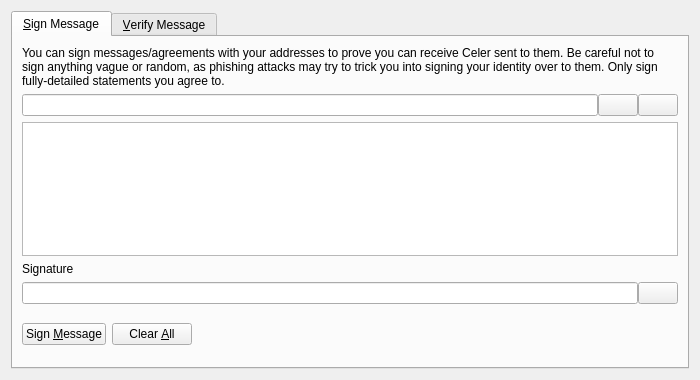
<?xml version="1.0" encoding="UTF-8"?>
<ui version="4.0">
 <class>SignVerifyMessageDialog</class>
 <widget class="QDialog" name="SignVerifyMessageDialog">
  <property name="geometry">
   <rect>
    <x>0</x>
    <y>0</y>
    <width>700</width>
    <height>380</height>
   </rect>
  </property>
  <property name="windowTitle">
   <string>Signatures - Sign / Verify a Message</string>
  </property>
  <property name="modal">
   <bool>true</bool>
  </property>
  <layout class="QVBoxLayout" name="verticalLayout">
   <item>
    <widget class="QTabWidget" name="tabWidget">
     <property name="currentIndex">
      <number>0</number>
     </property>
     <widget class="QWidget" name="tabSignMessage">
      <attribute name="title">
       <string>&amp;Sign Message</string>
      </attribute>
      <layout class="QVBoxLayout" name="verticalLayout_SM">
       <item>
        <widget class="QLabel" name="infoLabel_SM">
         <property name="text">
          <string>You can sign messages/agreements with your addresses to prove you can receive Celer sent to them. Be careful not to sign anything vague or random, as phishing attacks may try to trick you into signing your identity over to them. Only sign fully-detailed statements you agree to.</string>
         </property>
         <property name="textFormat">
          <enum>Qt::PlainText</enum>
         </property>
         <property name="wordWrap">
          <bool>true</bool>
         </property>
        </widget>
       </item>
       <item>
        <layout class="QHBoxLayout" name="horizontalLayout_1_SM">
         <property name="spacing">
          <number>0</number>
         </property>
         <item>
          <widget class="QValidatedLineEdit" name="addressIn_SM">
           <property name="toolTip">
            <string>The Celer address to sign the message with</string>
           </property>
          </widget>
         </item>
         <item>
          <widget class="QPushButton" name="addressBookButton_SM">
           <property name="toolTip">
            <string>Choose previously used address</string>
           </property>
           <property name="text">
            <string/>
           </property>
           <property name="shortcut">
            <string>Alt+A</string>
           </property>
           <property name="autoDefault">
            <bool>false</bool>
           </property>
          </widget>
         </item>
         <item>
          <widget class="QPushButton" name="pasteButton_SM">
           <property name="toolTip">
            <string>Paste address from clipboard</string>
           </property>
           <property name="text">
            <string/>
           </property>
           <property name="shortcut">
            <string>Alt+P</string>
           </property>
           <property name="autoDefault">
            <bool>false</bool>
           </property>
          </widget>
         </item>
        </layout>
       </item>
       <item>
        <widget class="QPlainTextEdit" name="messageIn_SM">
         <property name="toolTip">
          <string>Enter the message you want to sign here</string>
         </property>
        </widget>
       </item>
       <item>
        <widget class="QLabel" name="signatureLabel_SM">
         <property name="text">
          <string>Signature</string>
         </property>
         <property name="textFormat">
          <enum>Qt::PlainText</enum>
         </property>
        </widget>
       </item>
       <item>
        <layout class="QHBoxLayout" name="horizontalLayout_2_SM">
         <property name="spacing">
          <number>0</number>
         </property>
         <item>
          <widget class="QLineEdit" name="signatureOut_SM">
           <property name="font">
            <font>
             <italic>true</italic>
            </font>
           </property>
           <property name="readOnly">
            <bool>true</bool>
           </property>
          </widget>
         </item>
         <item>
          <widget class="QPushButton" name="copySignatureButton_SM">
           <property name="toolTip">
            <string>Copy the current signature to the system clipboard</string>
           </property>
           <property name="text">
            <string/>
           </property>
           <property name="autoDefault">
            <bool>false</bool>
           </property>
          </widget>
         </item>
        </layout>
       </item>
       <item>
        <layout class="QHBoxLayout" name="horizontalLayout_3_SM">
         <item>
          <widget class="QPushButton" name="signMessageButton_SM">
           <property name="toolTip">
            <string>Sign the message to prove you own this Celer address</string>
           </property>
           <property name="text">
            <string>Sign &amp;Message</string>
           </property>
           <property name="autoDefault">
            <bool>false</bool>
           </property>
          </widget>
         </item>
         <item>
          <widget class="QPushButton" name="clearButton_SM">
           <property name="toolTip">
            <string>Reset all sign message fields</string>
           </property>
           <property name="text">
            <string>Clear &amp;All</string>
           </property>
           <property name="autoDefault">
            <bool>false</bool>
           </property>
          </widget>
         </item>
         <item>
          <spacer name="horizontalSpacer_1_SM">
           <property name="orientation">
            <enum>Qt::Horizontal</enum>
           </property>
           <property name="sizeHint" stdset="0">
            <size>
             <width>40</width>
             <height>48</height>
            </size>
           </property>
          </spacer>
         </item>
         <item>
          <widget class="QLabel" name="statusLabel_SM">
           <property name="font">
            <font>
             <weight>75</weight>
             <bold>true</bold>
            </font>
           </property>
           <property name="text">
            <string/>
           </property>
           <property name="wordWrap">
            <bool>true</bool>
           </property>
          </widget>
         </item>
         <item>
          <spacer name="horizontalSpacer_2_SM">
           <property name="orientation">
            <enum>Qt::Horizontal</enum>
           </property>
           <property name="sizeHint" stdset="0">
            <size>
             <width>40</width>
             <height>48</height>
            </size>
           </property>
          </spacer>
         </item>
        </layout>
       </item>
      </layout>
     </widget>
     <widget class="QWidget" name="tabVerifyMessage">
      <attribute name="title">
       <string>&amp;Verify Message</string>
      </attribute>
      <layout class="QVBoxLayout" name="verticalLayout_VM">
       <item>
        <widget class="QLabel" name="infoLabel_VM">
         <property name="text">
          <string>Enter the receiver's address, message (ensure you copy line breaks, spaces, tabs, etc. exactly) and signature below to verify the message. Be careful not to read more into the signature than what is in the signed message itself, to avoid being tricked by a man-in-the-middle attack. Note that this only proves the signing party receives with the address, it cannot prove sendership of any transaction!</string>
         </property>
         <property name="textFormat">
          <enum>Qt::PlainText</enum>
         </property>
         <property name="alignment">
          <set>Qt::AlignLeading|Qt::AlignLeft|Qt::AlignTop</set>
         </property>
         <property name="wordWrap">
          <bool>true</bool>
         </property>
        </widget>
       </item>
       <item>
        <layout class="QHBoxLayout" name="horizontalLayout_1_VM">
         <property name="spacing">
          <number>0</number>
         </property>
         <item>
          <widget class="QValidatedLineEdit" name="addressIn_VM">
           <property name="toolTip">
            <string>The Celer address the message was signed with</string>
           </property>
          </widget>
         </item>
         <item>
          <widget class="QPushButton" name="addressBookButton_VM">
           <property name="toolTip">
            <string>Choose previously used address</string>
           </property>
           <property name="text">
            <string/>
           </property>
           <property name="shortcut">
            <string>Alt+A</string>
           </property>
           <property name="autoDefault">
            <bool>false</bool>
           </property>
          </widget>
         </item>
        </layout>
       </item>
       <item>
        <widget class="QPlainTextEdit" name="messageIn_VM"/>
       </item>
       <item>
        <widget class="QValidatedLineEdit" name="signatureIn_VM"/>
       </item>
       <item>
        <layout class="QHBoxLayout" name="horizontalLayout_2_VM">
         <item>
          <widget class="QPushButton" name="verifyMessageButton_VM">
           <property name="toolTip">
            <string>Verify the message to ensure it was signed with the specified Celer address</string>
           </property>
           <property name="text">
            <string>Verify &amp;Message</string>
           </property>
           <property name="autoDefault">
            <bool>false</bool>
           </property>
          </widget>
         </item>
         <item>
          <widget class="QPushButton" name="clearButton_VM">
           <property name="toolTip">
            <string>Reset all verify message fields</string>
           </property>
           <property name="text">
            <string>Clear &amp;All</string>
           </property>
           <property name="autoDefault">
            <bool>false</bool>
           </property>
          </widget>
         </item>
         <item>
          <spacer name="horizontalSpacer_1_VM">
           <property name="orientation">
            <enum>Qt::Horizontal</enum>
           </property>
           <property name="sizeHint" stdset="0">
            <size>
             <width>40</width>
             <height>48</height>
            </size>
           </property>
          </spacer>
         </item>
         <item>
          <widget class="QLabel" name="statusLabel_VM">
           <property name="font">
            <font>
             <weight>75</weight>
             <bold>true</bold>
            </font>
           </property>
           <property name="text">
            <string/>
           </property>
           <property name="wordWrap">
            <bool>true</bool>
           </property>
          </widget>
         </item>
         <item>
          <spacer name="horizontalSpacer_2_VM">
           <property name="orientation">
            <enum>Qt::Horizontal</enum>
           </property>
           <property name="sizeHint" stdset="0">
            <size>
             <width>40</width>
             <height>48</height>
            </size>
           </property>
          </spacer>
         </item>
        </layout>
       </item>
      </layout>
     </widget>
    </widget>
   </item>
  </layout>
 </widget>
 <customwidgets>
  <customwidget>
   <class>QValidatedLineEdit</class>
   <extends>QLineEdit</extends>
   <header>qvalidatedlineedit.h</header>
  </customwidget>
 </customwidgets>
 <resources>
  <include location="../celer.qrc"/>
 </resources>
 <connections/>
</ui>
